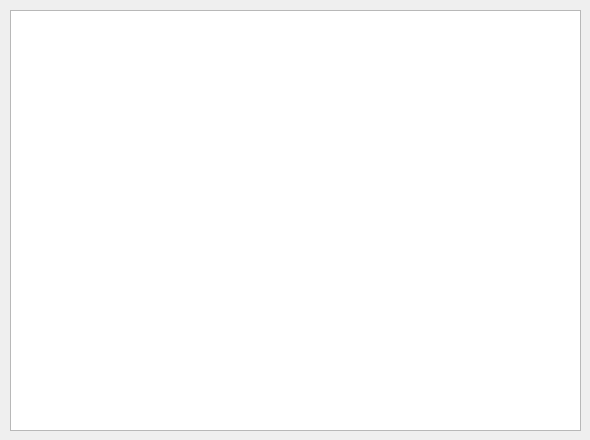
<?xml version="1.0" encoding="UTF-8"?>
<ui version="4.0">
 <class>show_text</class>
 <widget class="QWidget" name="show_text">
  <property name="geometry">
   <rect>
    <x>0</x>
    <y>0</y>
    <width>590</width>
    <height>440</height>
   </rect>
  </property>
  <property name="sizePolicy">
   <sizepolicy hsizetype="Preferred" vsizetype="Preferred">
    <horstretch>0</horstretch>
    <verstretch>0</verstretch>
   </sizepolicy>
  </property>
  <property name="minimumSize">
   <size>
    <width>590</width>
    <height>440</height>
   </size>
  </property>
  <property name="maximumSize">
   <size>
    <width>590</width>
    <height>440</height>
   </size>
  </property>
  <property name="windowTitle">
   <string>Form</string>
  </property>
  <widget class="QTextBrowser" name="text">
   <property name="geometry">
    <rect>
     <x>10</x>
     <y>10</y>
     <width>571</width>
     <height>421</height>
    </rect>
   </property>
   <property name="readOnly">
    <bool>true</bool>
   </property>
  </widget>
 </widget>
 <resources/>
 <connections/>
</ui>
